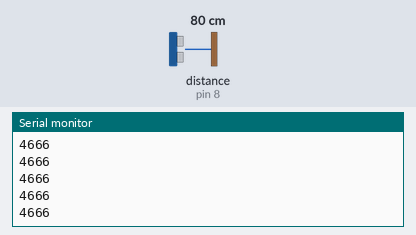
The sketch below on a simulated Arduino Uno, built with avr-gcc and run on an emulated ATmega328P. Parts: the last lines printed to the serial monitor. Wiring (inferred from the names in the program): ultrasonic range finder: trigger pin 7; echo pin 8. The inputs (shaded band) are chosen by the test bench; at power-on: distance to the obstacle (sensor on pin 8) 80 cm. The echo pulse lasts 58.3 µs per cm.

Above: at 1.2 s.
1.3 s: distance to the obstacle (sensor on pin 8) set to 2 cm
At 1.31 s:
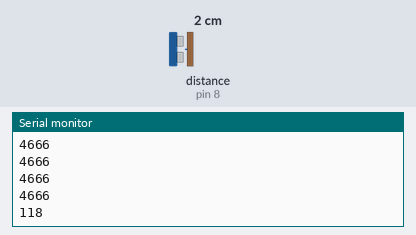
2.8 s: distance to the obstacle (sensor on pin 8) set to 4 cm
At 2.83 s:
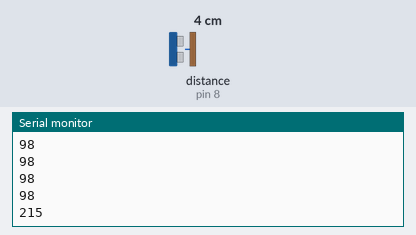
Timing chart, 0 to 5.8 s (numbered marks = the images above; inputs shaded):
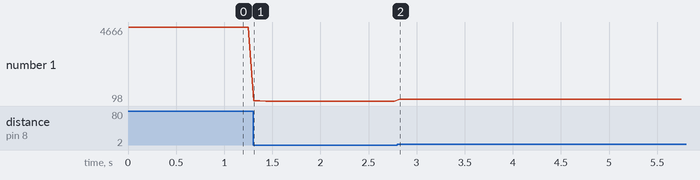

Measured:
- after the input at 1.3 s, the serial monitor: prints a new line at once (image 1)
- after the input at 2.8 s, the serial monitor: prints a new line at once (image 2)
- plotted number 1: 4666 → 98 after the input at 1.3 s, 98 → 215 after the input at 2.8 s

The sketch:

enshu7-1-1.ino
```cpp
const int trig = 7; //Trigピンをデジタル7番に接続
const int echo = 8; //Echoピンをデジタル8番に接続
unsigned long interval; //Echoのパルス幅
void setup() {
  Serial.begin(9600); //シリアルポートを9600kbpsに設定
  pinMode(trig,OUTPUT);
  pinMode(echo,INPUT);
}

void loop() {
  //10μsのパルスをTrigピンに出力
  digitalWrite(trig,HIGH);
  delayMicroseconds(10);
  digitalWrite(trig,LOW);

  //Echo信号がHIGHである時間(μs)をpulseIn関数で計測
  //10000μs以上経過したら,超音波が反射して帰ってこないとみなして0を返す
  //距離が100cm以上の時は0を返す
  interval = pulseIn(echo,HIGH,10000);
  Serial.println(interval); //超音波の往復時間をシリアルモニタに表示
  delay(60); //次のTrig信号の出力まで60ms待機
}
```
